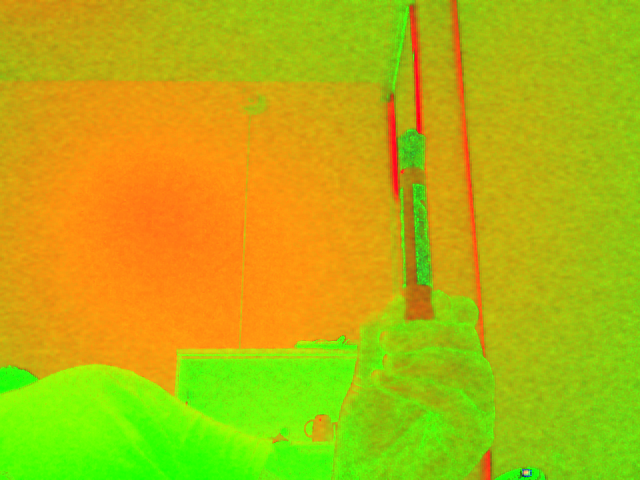
#> input picture src/test/hsv.png, 640 x 480 px, given in place of the camera
$ python hsvmask.py   (older library calls are emulated)
#> lines starting #> are read from the running program, lines starting #| are printed output that depends on the picture; after the words box and inside, x2 and y2 are one past the last pixel; in counts of white or black regions, pixels touching at a corner belong together
import numpy as np
import cv2
from time import sleep

#create lower and upper thresh for green in image
lower_green = np.array([20, 10, 10])
upper_green = np.array([40, 240, 240])

lower_red_low = np.array([0, 50, 50])
upper_red_low = np.array([10, 255, 255])
lower_red_high = np.array([170, 50, 50])
upper_red_high = np.array([180, 255, 255])

def bounding_box_for_largest_cnt(frame, mask):
    image, contours, hierarchy  = cv2.findContours(mask.copy(), cv2.RETR_TREE, cv2.CHAIN_APPROX_SIMPLE)
    biggest_contour = sorted(contours, key=cv2.contourArea, reverse=True)[:1]
    if len(biggest_contour) > 0:
        rect = cv2.minAreaRect(biggest_contour[0])
        box = cv2.boxPoints(rect)
        box = np.int0(box)
        return box
    return False

def main():
    #get cap obj
    cap = cv2.VideoCapture(0)
    while(True):
        ret,frame = cap.read()
#> frame is the input picture: shape (480, 640, 3); mean B, G, R 14.8, 181.6, 180.5
        frame = cv2.flip(frame, 1)#horizontal flip
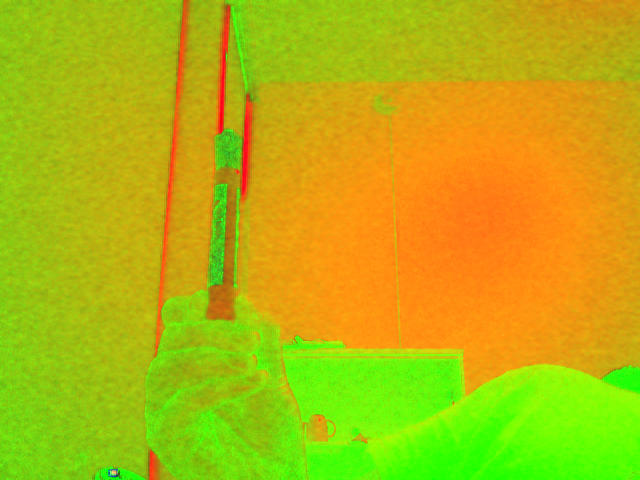
#> frame: shape (480, 640, 3); mean B, G, R 14.8, 181.6, 180.5

        hsv = cv2.cvtColor(frame, cv2.COLOR_BGR2HSV)
#> hsv: shape (480, 640, 3); mean H, S, V 30.5, 237.3, 217.8

        #apply threshold
        green_mask = cv2.inRange(hsv, lower_green, upper_green)
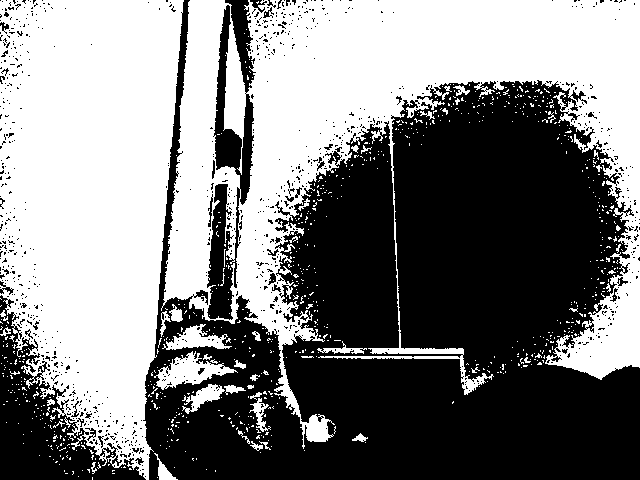
#> green_mask: shape (480, 640); 50.2% white; 936 black regions (901 under 20 px), largest, box (x1, y1, x2, y2) and area: (143, 0, 640, 480) 132860, (0, 295, 146, 480) 9587, (207, 0, 256, 320) 6631
        red_mask_low = cv2.inRange(hsv, lower_red_low, upper_red_low)
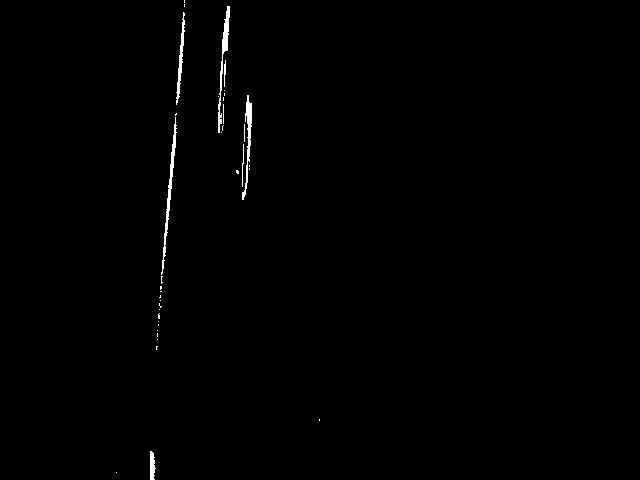
#> red_mask_low: shape (480, 640); 0.57% white; 37 white regions (29 under 20 px), largest, box (x1, y1, x2, y2) and area: (161, 117, 177, 275) 423, (218, 6, 230, 133) 390, (242, 95, 252, 200) 339
        red_mask_high = cv2.inRange(hsv, lower_red_high, upper_red_high)
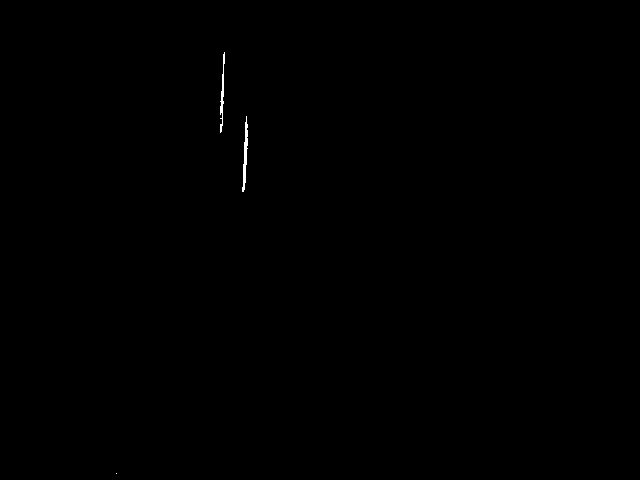
#> red_mask_high: shape (480, 640); 0.12% white; 3 white regions (1 under 20 px), largest, box (x1, y1, x2, y2) and area: (242, 116, 248, 192) 211, (220, 52, 225, 133) 161
        red_mask = cv2.bitwise_or(red_mask_low, red_mask_high)
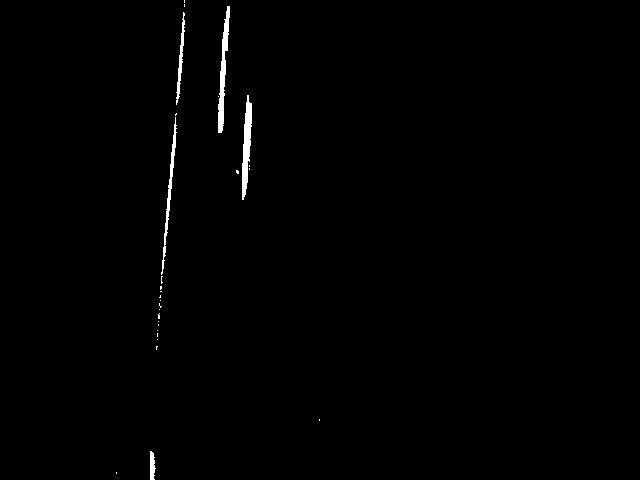
#> red_mask: shape (480, 640); 0.69% white; 28 white regions (23 under 20 px)

        red_box = bounding_box_for_largest_cnt(frame, red_mask)
#> in bounding_box_for_largest_cnt, `image, contours, hierarchy  = cv2.findContours(mask.copy(), cv2.RETR_T..`: contours = 28 contours, 23 with area under 20; largest, box (x1, y1, x2, y2) and area: (242, 95, 252, 200) 504, (218, 6, 230, 133) 493, (161, 117, 177, 275) 265, (176, 12, 185, 105) 167, (150, 451, 156, 480) 98
#> in bounding_box_for_largest_cnt, `biggest_contour = sorted(contours, key=cv2.contourArea, reverse=True)[..`: biggest_contour = 1 contour; box (x1, y1, x2, y2) and area: (242, 95, 252, 200) 504
#> in bounding_box_for_largest_cnt, `rect = cv2.minAreaRect(biggest_contour[0])`: rect = ((246.4, 147.1), (104.2, 7.09), -87.06)
#> in bounding_box_for_largest_cnt, `box = cv2.boxPoints(rect)`: box = [[247.2, 199.3], [240.2, 198.9], [245.5, 94.87], [252.6, 95.23]]
#> in bounding_box_for_largest_cnt, `box = np.int0(box)`: box = [[247, 199], [240, 198], [245, 94], [252, 95]]
#> red_box = [[247, 199], [240, 198], [245, 94], [252, 95]]
        green_box = bounding_box_for_largest_cnt(frame, green_mask)
#> in bounding_box_for_largest_cnt (call 2), `image, contours, hierarchy  = cv2.findContours(mask.copy(), cv2.RETR_T..`: contours = 2051 contours, 1956 with area under 20; largest, box (x1, y1, x2, y2) and area: (161, 0, 640, 449) 85677, (0, 0, 184, 480) 67252, (213, 4, 255, 206) 3154, (206, 183, 241, 321) 2964, (154, 351, 238, 390) 1301
#> in bounding_box_for_largest_cnt (call 2), `biggest_contour = sorted(contours, key=cv2.contourArea, reverse=True)[..`: biggest_contour = 1 contour; box (x1, y1, x2, y2) and area: (161, 0, 640, 449) 85677
#> green_box = [[639, 448], [161, 448], [161, 0], [639, 0]]

        if red_box is not False and green_box is not False:
            cv2.drawContours(frame, [red_box], 0, (0, 255, 0), 1)
            cv2.drawContours(frame, [green_box], 0, (0, 0, 255), 1)
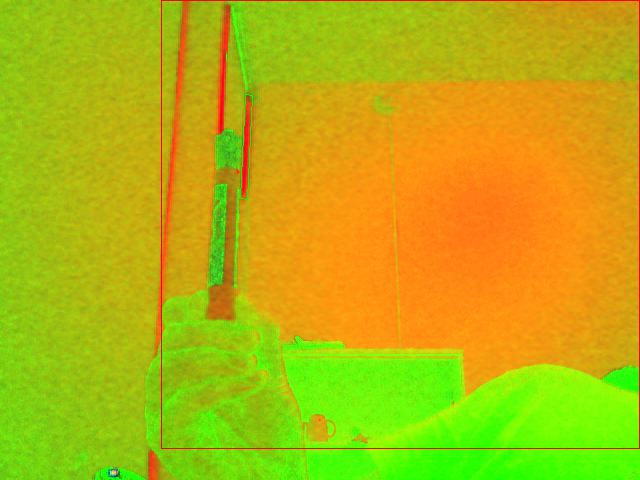
#> frame: shape (480, 640, 3); mean B, G, R 14.7, 180.5, 181

        #figure out bounding box and draw on frame
        cv2.imshow('frame', frame)
        cv2.imshow('red_mask', red_mask)
        cv2.imshow('green_mask', green_mask)

        if cv2.waitKey(1) & 0xFF == ord('q'):
#> (key q is pressed here)
            break
    cap.release()
    cv2.destroyAllWindows()

if __name__ == "__main__":
    main()
